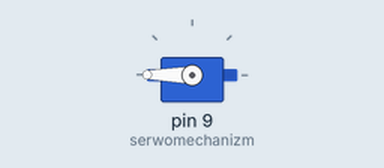
Simulated run of this sketch. Board: Arduino Uno, built with avr-gcc and run on an emulated ATmega328P. Parts: servo.

Above: at 0.05 s.
At 1.5 s:
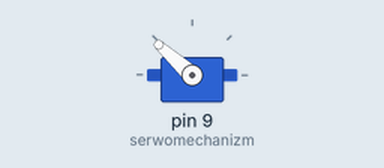
At 3.0 s:
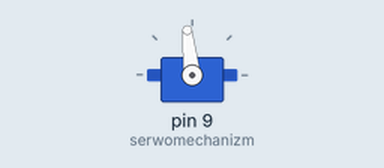
At 6.0 s:
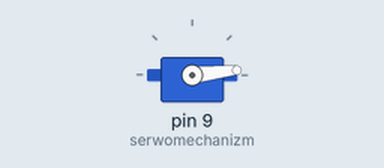
Timing chart, 0 to 7.8 s (numbered marks = the images above):
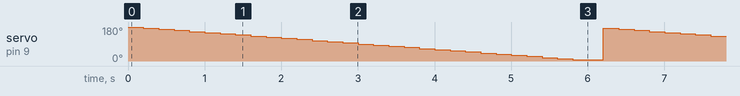

The sketch:

12_serwomechanizm_cz1.ino
```cpp
#include <Servo.h> //Biblioteka odpowiedzialna za serwa

Servo serwomechanizm; //Tworzenie obiektu, dzięki któremu możemy odwołać się do serwa
int pozycja = 180; //Atualna pozycja serwa (u mnie serwo działa w przeciwną stronę do wskazówek zegara)
int zmiana = 6; //Co ile ma się zmieniać pozycja serwa

void setup() {
  serwomechanizm.attach(9); //Serwomechanizm podłączony do pinu 9
}

void loop() {
  if (pozycja > 0) { //Jeśli pozycja mieści się w zakresie
    serwomechanizm.write(pozycja); //Wykonaj ruch
  } else { //Jeśli nie, to powrót na początek
    pozycja = 180;
  }

  pozycja = pozycja - zmiana; //Zwiększenie aktualnej pozycji serwa
  delay(200); //Opóźnienie dla lepszego efektu
}
```

Measured:
- by itself, servo on pin 9 (serwomechanizm): ramps from 174° to 6° and jumps back, once every 6.0 s
